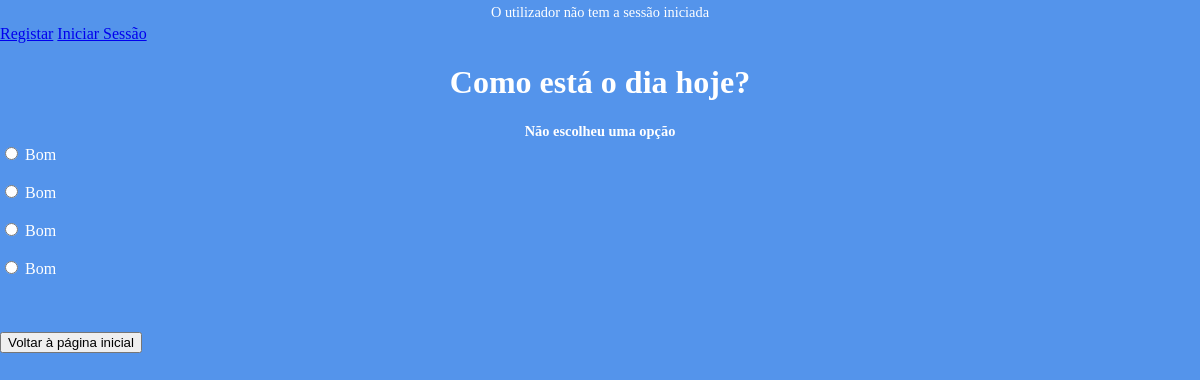
The app's page /votacao/2/voto with its own data.
### votacao/models.py (models this page shows, shortened)
class Questao(models.Model):
 questao_texto = models.CharField(max_length=200)
 pub_data = models.DateTimeField('data de publicacao')

class Opcao(models.Model):
 questao = models.ForeignKey(Questao, on_delete=models.CASCADE)
 opcao_texto = models.CharField(max_length=200)
 votos = models.IntegerField(default=0)

### votacao/views.py (the view)
# urls.py: path("<int:questao_id>/voto", views.voto, name="voto"),
def voto(request, questao_id):
    questao = get_object_or_404(Questao, pk=questao_id)
    try:
        opcao_seleccionada = questao.opcao_set.get(pk=request.POST['opcao'])
    except (KeyError, Opcao.DoesNotExist):
        return render(request, 'votacao/detalhe.html', {'questao': questao, 'error_message': "Não escolheu uma opção",})
    else:
        opcao_seleccionada.votos += 1
        opcao_seleccionada.save()
        return HttpResponseRedirect(reverse('votacao:resultados', args=(questao.id,)))

### votacao/templates/votacao/detalhe.html (shortened to what this page needs)
{% extends "./index.html" %}
{% block body %}
    <h1>{{ questao.questao_texto }}</h1>
    {% if error_message %}
        <p><strong>{{ error_message }}</strong></p>
    {% endif %}
    <form id="form1" action="{% url 'votacao:voto' questao.id %}" method="post">
        {% for opcao in questao.opcao_set.all %}
            <input type="radio" name="opcao" id="opcao{{ forloop.counter }}" value="{{ opcao.id }}" />
            <label for="opcao{{ forloop.counter }}">{{ opcao.opcao_texto }}</label>
        <br>
        <br>
        {% endfor %}
        <br>
    </form>
    <br>
        <button type="submit" form="form1" formaction="{% url 'votacao:index' %}">Voltar à página inicial</button>
{% endblock %}

### votacao/static/votacao/css/estilos.css (style rules this page uses)
body { background-image: url('images/Iscte.JPG'); background-color: #5494EB; background-position: center; background-size: auto; background-repeat: no-repeat; }
h1 { font-family: Arial black; text-align: center; color: white; }
p, li { text-align:center; color: white; font-size: 30px; }
body { margin: 0; font-family: Arial black; }
label { color: white; text-align: center; font-family: Arial black; }
input { color: black; text-align: center; font-family: Arial black; }
.article > h2, p { margin: 4px; font-size: 90%; }

### records on screen
Questao: questao_texto "Como está o dia hoje?"
Opcao: opcao_texto "Bom"
Opcao: opcao_texto "Bom"
Opcao: opcao_texto "Bom"
Opcao: opcao_texto "Bom"

### other values on screen
{{ error_message }} "Não escolheu uma opção"
